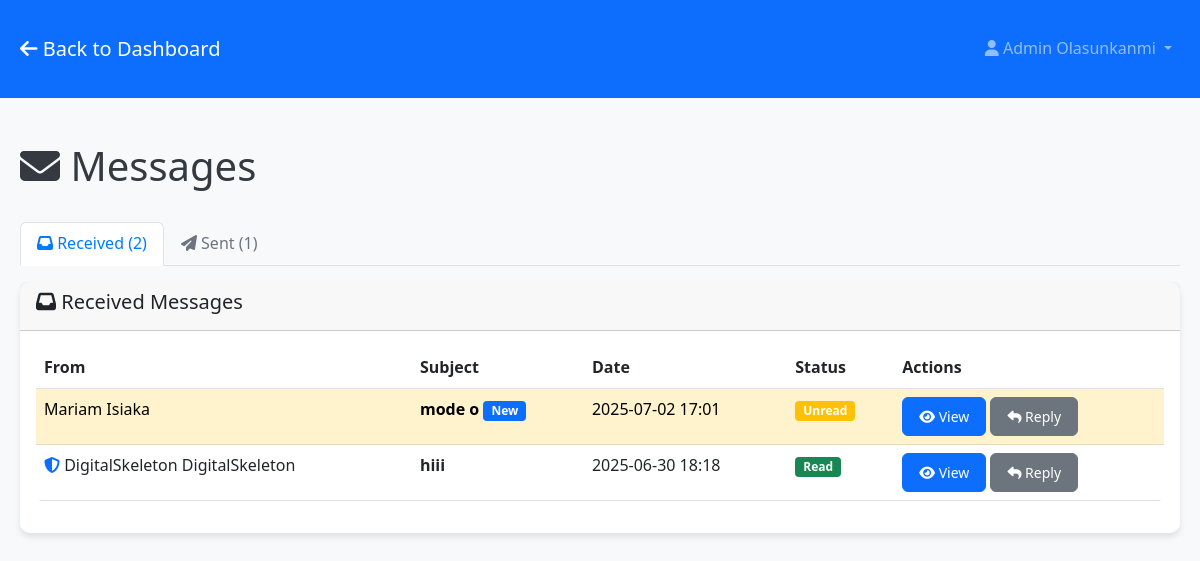
/messages (signed in), run on an earlier commit of the app's database.
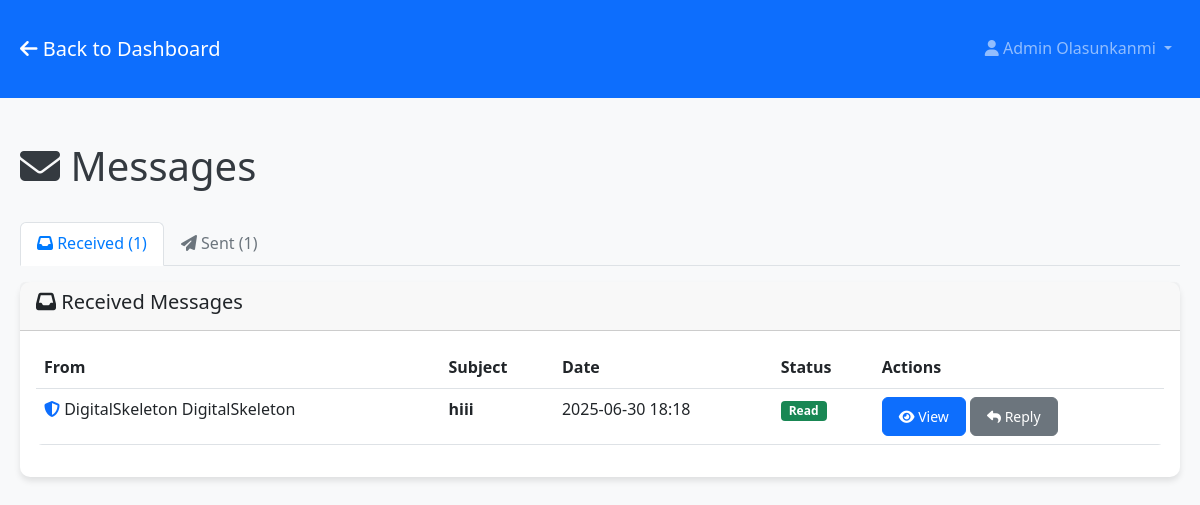
And on a later commit of the database.
### models.py (models this page shows, shortened)
class User(db.Model):
    id = db.Column(db.Integer, primary_key=True)
    username = db.Column(db.String(80), unique=True, nullable=False)
    email = db.Column(db.String(120), unique=True, nullable=False)
    password_hash = db.Column(db.String(255), nullable=False)
    first_name = db.Column(db.String(100), nullable=False)
    last_name = db.Column(db.String(100), nullable=False)
    is_admin = db.Column(db.Boolean, default=False)
    is_verified = db.Column(db.Boolean, default=False)
    verification_token = db.Column(db.String(100), nullable=True)
    reset_token = db.Column(db.String(100), nullable=True)
    reset_token_expires = db.Column(db.DateTime, nullable=True)
    created_at = db.Column(db.DateTime, default=datetime.utcnow)
    last_login = db.Column(db.DateTime, nullable=True)
    pdf_codes = db.relationship('UserPDFCode', foreign_keys='UserPDFCode.user_id', backref='user', lazy=True, cascade='all, delete-orphan')
    pdf_requests = db.relationship('PDFRequest', backref='user', lazy=True, cascade='all, delete-orphan')
    sent_messages = db.relationship('Message', foreign_keys='Message.sender_id', backref='sender', lazy=True, cascade='all, delete-orphan')
    received_messages = db.relationship('Message', foreign_keys='Message.recipient_id', backref='recipient', lazy=True, cascade='all, delete-orphan')
    uploaded_pdfs = db.relationship('UserPDFCode', foreign_keys='UserPDFCode.uploaded_by_admin_id', backref='uploader', lazy=True)

class Message(db.Model):
    id = db.Column(db.Integer, primary_key=True)
    sender_id = db.Column(db.Integer, db.ForeignKey('user.id', ondelete='CASCADE'), nullable=False)
    recipient_id = db.Column(db.Integer, db.ForeignKey('user.id', ondelete='CASCADE'), nullable=False)
    subject = db.Column(db.String(200), nullable=False)
    content = db.Column(db.Text, nullable=False)  # Allows HTML content
    is_read = db.Column(db.Boolean, default=False)
    created_at = db.Column(db.DateTime, default=datetime.utcnow)
    parent_message_id = db.Column(db.Integer, db.ForeignKey('message.id', ondelete='CASCADE'), nullable=True)
    replies = db.relationship('Message', backref=db.backref('parent', remote_side=[id]), lazy=True)

### app.py (the view)
@app.route('/messages')
@login_required
def messages():
    user = User.query.get(session['user_id'])
    sent_messages = Message.query.filter_by(sender_id=user.id).order_by(Message.created_at.desc()).all()
    received_messages = Message.query.filter_by(recipient_id=user.id).order_by(Message.created_at.desc()).all()
    return render_template('messages/messages.html',
                         user=user,
                         sent_messages=sent_messages,
                         received_messages=received_messages)

### app.py (called while the page is built)
def login_required(f):
    @wraps(f)
    def decorated_function(*args, **kwargs):
        if 'user_id' not in session:
            flash('Please log in to access this page.', 'error')
            return redirect(url_for('login'))
        return f(*args, **kwargs)
    return decorated_function

### templates/messages/messages.html (shortened to what this page needs)
<!DOCTYPE html>
<html lang="en">
<head>
    <link href="https://cdn.jsdelivr.net/npm/bootstrap@5.3.0/dist/css/bootstrap.min.css" rel="stylesheet">
    <link rel="stylesheet" href="https://cdnjs.cloudflare.com/ajax/libs/font-awesome/6.4.0/css/all.min.css">
    <link rel="stylesheet" href="{{ url_for('static', filename='css/style.css') }}">
</head>
<body>
    <nav class="navbar navbar-expand-lg navbar-dark bg-primary">
        <div class="container">
            <a class="navbar-brand" href="{{ url_for('dashboard') }}">
                <i class="fas fa-arrow-left"></i> Back to Dashboard
            </a>
            <div class="navbar-nav ms-auto">
                <div class="nav-item dropdown">
                    <a class="nav-link dropdown-toggle" href="#" id="navbarDropdown" role="button" data-bs-toggle="dropdown">
                        <i class="fas fa-user"></i> {{ user.first_name }} {{ user.last_name }}
                    </a>
                </div>
            </div>
        </div>
    </nav>
    <div class="container mt-4">
        <div class="row">
            <div class="col-12">
                <div class="d-flex justify-content-between align-items-center mb-4">
                    <h1><i class="fas fa-envelope"></i> Messages</h1>
                </div>
            </div>
        </div>
        <ul class="nav nav-tabs" id="messageTabs">
            <li class="nav-item">
                <a class="nav-link active" id="received-tab" data-bs-toggle="tab" href="#received">
                    <i class="fas fa-inbox"></i> Received ({{ received_messages|length }})
                </a>
            </li>
            <li class="nav-item">
                <a class="nav-link" id="sent-tab" data-bs-toggle="tab" href="#sent">
                    <i class="fas fa-paper-plane"></i> Sent ({{ sent_messages|length }})
                </a>
            </li>
        </ul>
        <div class="tab-content mt-3">
            <div class="tab-pane fade show active" id="received">
                <div class="card">
                    <div class="card-header">
                        <h5><i class="fas fa-inbox"></i> Received Messages</h5>
                    </div>
                    <div class="card-body">
                        {% if received_messages %}
                        <div class="table-responsive">
                            <table class="table table-hover">
                                <thead>
                                    <tr>
                                        <th>From</th>
                                        <th>Subject</th>
                                        <th>Date</th>
                                        <th>Status</th>
                                        <th>Actions</th>
                                    </tr>
                                </thead>
                                <tbody>
                                    {% for message in received_messages %}
                                    <tr class="{% if not message.is_read %}table-warning{% endif %}">
                                        <td>
                                            {% if message.sender.is_admin %}
                                            <i class="fas fa-shield-alt text-primary"></i>
                                            {% endif %}
                                            {{ message.sender.first_name }} {{ message.sender.last_name }}
                                        </td>
                                        <td>
                                            <strong>{{ message.subject }}</strong>
                                            {% if not message.is_read %}
                                            <span class="badge bg-primary">New</span>
                                            {% endif %}
                                        </td>
                                        <td>{{ message.created_at.strftime('%Y-%m-%d %H:%M') }}</td>
                                        <td>
                                            {% if message.is_read %}
                                            <span class="badge bg-success">Read</span>
                                            {% else %}
                                            <span class="badge bg-warning">Unread</span>
                                            {% endif %}
                                        </td>
                                        <td>
                                            <button type="button" class="btn btn-sm btn-primary" onclick="viewMessage({{ message.id }}, '{{ message.sender.first_name }} {{ message.sender.last_name }}', '{{ message.subject }}', {{ message.sender.id }}, {{ message.is_read|lower }})">
                                                <i class="fas fa-eye"></i> View
                                            </button>
                                            {% if user.is_admin or message.sender.is_admin %}
                                            <button type="button" class="btn btn-sm btn-secondary" onclick="replyToMessage({{ message.sender.id }}, '{{ message.sender.first_name }} {{ message.sender.last_name }}', 'Re: {{ message.subject }}', {{ message.id }})">
                                                <i class="fas fa-reply"></i> Reply
                                            </button>
                                            {% endif %}
                                        </td>
                                    </tr>
                                    {% endfor %}
                                </tbody>
                            </table>
                        </div>
                        {% else %}
                        <div class="text-center py-4">
                            <i class="fas fa-inbox fa-3x text-muted mb-3"></i>
                            <h5>No messages received</h5>
                            <p class="text-muted">Your received messages will appear here.</p>
                        </div>
                        {% endif %}
                    </div>
                </div>
            </div>
        </div>
    </div>
</body>
</html>

### static/css/style.css (style rules this page uses)
:root { --primary-color: #007bff; --secondary-color: #6c757d; --success-color: #28a745; --danger-color: #dc3545; --warning-color: #ffc107; --info-color: #17a2b8; --light-color: #f8f9fa; --dark-color: #343a40; --white: #ffffff; --black: #000000; }
body { font-family: 'Segoe UI', Tahoma, Geneva, Verdana, sans-serif; background-color: var(--light-color); color: var(--dark-color); line-height: 1.6; }
.container { max-width: 1200px; margin: 0 auto; padding: 20px; }
.card { border: none; border-radius: 10px; box-shadow: 0 4px 6px rgba(0, 0, 0, 0.1); margin-bottom: 20px; }
.btn { border-radius: 6px; padding: 8px 16px; font-weight: 500; transition: all 0.3s ease; }
.nav-tabs .nav-link { border-radius: 6px 6px 0 0; border: 1px solid transparent; color: var(--secondary-color); }
.nav-tabs .nav-link.active { background-color: var(--white); border-color: #dee2e6 #dee2e6 var(--white); color: var(--primary-color); }
.table { border-radius: 6px; overflow: hidden; }
.badge { font-size: 0.75em; padding: 4px 8px; border-radius: 4px; }

What changed in the data, as far as the page shows it:
removed Message: sender.first_name "Mariam", sender.last_name "Isiaka", subject "mode o", is_read "New", created_at "2025-07-02 17:01"
Also different on the page:
{{ received_messages|length }}: "2" → "1"
